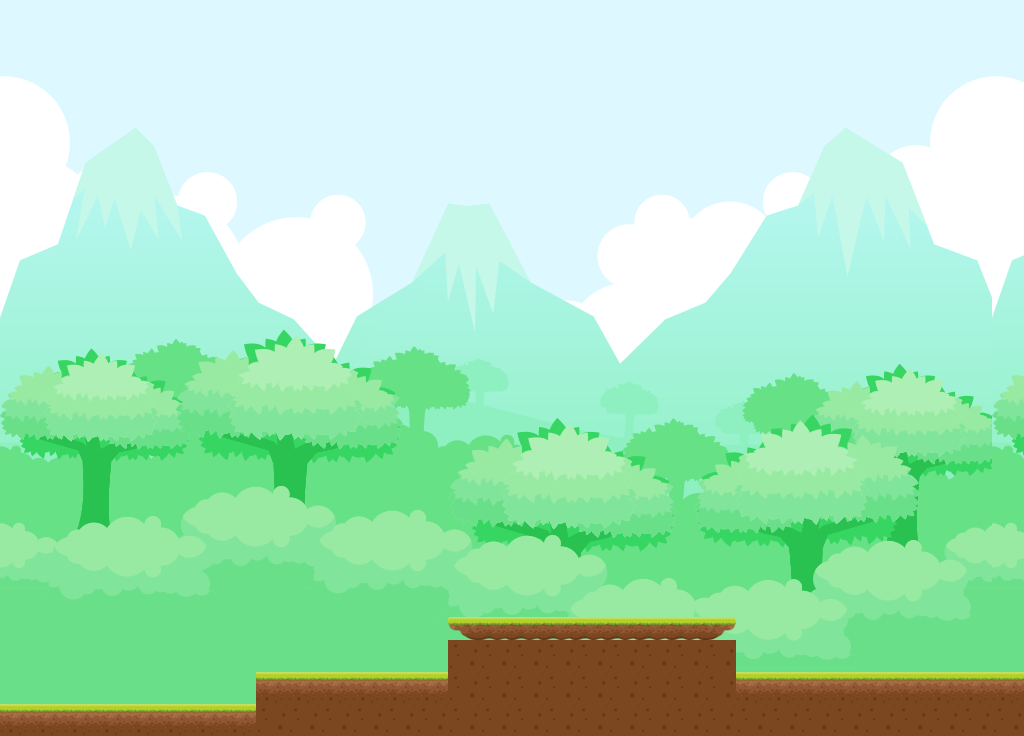

This is a level from a 2D game, rendered from its Tiled map with the project's own tilesets. A one-line summary and the map file follow, with tile-layer data summarised:
An orthogonal 32x23 tile map with 32x32 px tiles, 2 tile layers (base_layer, ground_layer), 2 tilesets and 4 objects.

<map version="1.10" tiledversion="1.10.1" orientation="orthogonal" renderorder="right-down" width="32" height="23" tilewidth="32" tileheight="32" infinite="0" nextlayerid="6" nextobjectid="8">
 <tileset firstgid="1" name="BG" tilewidth="32" tileheight="32" tilecount="713" columns="31">
  <image source="../images/BG.png" width="1000" height="750" />
 </tileset>
 <tileset firstgid="714" name="ground_tiles" tilewidth="32" tileheight="32" tilecount="18" columns="0">
  <grid orientation="orthogonal" width="1" height="1" />
  <tile id="0">
   <image width="32" height="32" source="../images/ground_tiles/16.png" />
  </tile>
  <tile id="1">
   <image width="32" height="25" source="../images/ground_tiles/17.png" />
  </tile>
  <tile id="2">
   <image width="32" height="32" source="../images/ground_tiles/18.png" />
  </tile>
  <tile id="3">
   <image width="32" height="32" source="../images/ground_tiles/1.png" />
  </tile>
  <tile id="4">
   <image width="32" height="32" source="../images/ground_tiles/2.png" />
  </tile>
  <tile id="5">
   <image width="32" height="32" source="../images/ground_tiles/3.png" />
  </tile>
  <tile id="6">
   <image width="32" height="32" source="../images/ground_tiles/4.png" />
  </tile>
  <tile id="7">
   <image width="32" height="32" source="../images/ground_tiles/5.png" />
  </tile>
  <tile id="8">
   <image width="32" height="32" source="../images/ground_tiles/6.png" />
  </tile>
  <tile id="9">
   <image width="32" height="32" source="../images/ground_tiles/7.png" />
  </tile>
  <tile id="10">
   <image width="32" height="32" source="../images/ground_tiles/8.png" />
  </tile>
  <tile id="11">
   <image width="32" height="32" source="../images/ground_tiles/9.png" />
  </tile>
  <tile id="12">
   <image width="32" height="32" source="../images/ground_tiles/10.png" />
  </tile>
  <tile id="13">
   <image width="32" height="32" source="../images/ground_tiles/11.png" />
  </tile>
  <tile id="14">
   <image width="32" height="32" source="../images/ground_tiles/12.png" />
  </tile>
  <tile id="15">
   <image width="32" height="23" source="../images/ground_tiles/13.png" />
  </tile>
  <tile id="16">
   <image width="32" height="23" source="../images/ground_tiles/14.png" />
  </tile>
  <tile id="17">
   <image width="32" height="23" source="../images/ground_tiles/15.png" />
  </tile>
 </tileset>
 <layer id="1" name="base_layer" width="32" height="23">
  <data>[736 cells, 736 non-empty, 713 distinct tile ids]</data>
 </layer>
 <objectgroup id="4" name="ground">
  <object id="4" x="736.003" y="672.945" width="287.701" height="60.102" />
  <object id="5" x="450.272" y="618.755" width="282.775" height="113.307" />
  <object id="6" x="256" y="672" width="192" height="64" />
  <object id="7" x="0" y="704" width="256" height="32" />
 </objectgroup>
 <layer id="5" name="ground_layer" width="32" height="23">
  <data>[736 cells, 74 non-empty, 5 distinct tile ids]</data>
 </layer>
</map>
